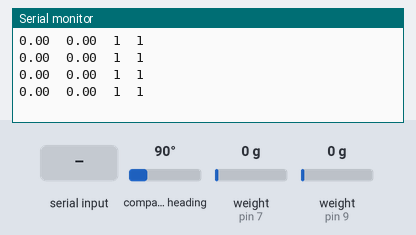
Bench run of a sketch on a simulated Arduino Uno, built with avr-gcc and run on an emulated ATmega328P. Shown: the last lines printed to the serial monitor. The test bench sets the inputs (shaded band); at power-on: compass heading 90°, weight on the scale (sensors on pin 7, pin 9) 0 g.

Above: at 4.2 s.
4.3 s: compass heading set to 7°
At 4.72 s:
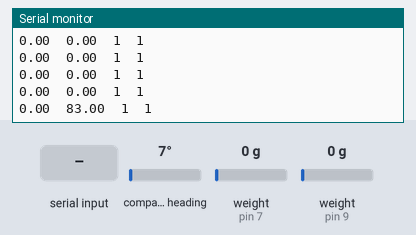
7.3 s: weight on the scale (sensor on pin 7) set to 100 g
At 7.44 s:
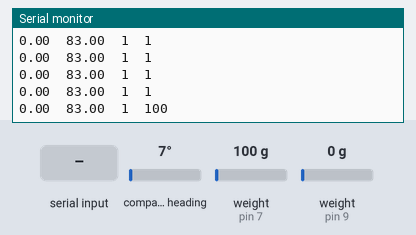
8.8 s: weight on the scale (sensor on pin 9) set to 100 g
At 8.95 s:
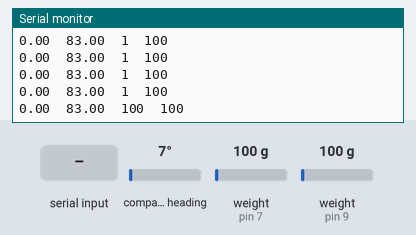
10.3 s: "0\n" received over Serial
At 10.76 s:
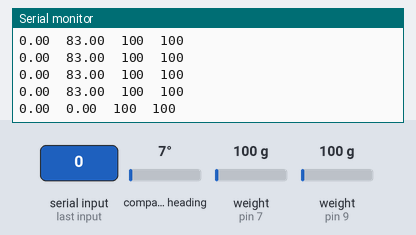
11.8 s: compass heading set to 90°
At 11.97 s:
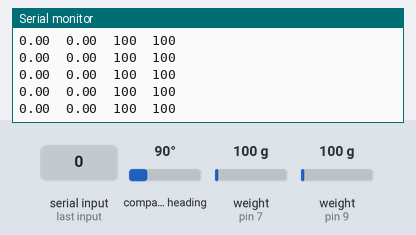
14.8 s: weight on the scale (sensor on pin 7) set to 1250 g
At 15.0 s:
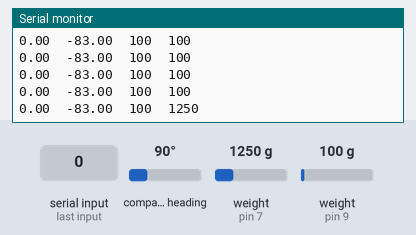
Timing chart, 0 to 17.3 s (numbered marks = the images above; inputs shaded):
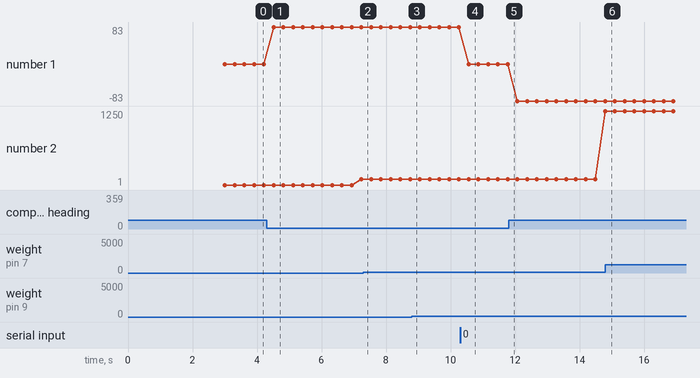

The sketch:

gyro_airpress.ino
```cpp
#include <SPI.h>
#include <Wire.h>
#include <Adafruit_Sensor.h>
#include <Adafruit_BNO055.h>
#include <utility/imumaths.h>
#include "HX711.h"
const int AIRPRESS_1_DAT = 9;
const int AIRPRESS_1_CLK = 8;
const int AIRPRESS_2_DAT = 7;
const int AIRPRESS_2_CLK = 6;

/* Set the delay between fresh samples */
#define BNO055_SAMPLERATE_DELAY_MS (100)

// Check I2C device address and correct line below (by default address is 0x29 or 0x28)
//                                   id, address
Adafruit_BNO055 bno = Adafruit_BNO055(55, 0x28);

double pitch_bias = 0;
double yaw_bias = 0;
double initial_yaw = 0;
double initial_pitch = 0;
//
HX711 scale1;
HX711 scale2;
char data[100];

int sign(double x) {
  int value = 0;
  if (x > 0)
    value = 1;
  else if (x < 0)
    value = -1;

  return value;
}

static void Sensor_setup()
{
  /* Initialise the sensor */
  if (!bno.begin())
  {
    /* There was a problem detecting the BNO055 ... check your connections */
    Serial.print("Ooops, no BNO055 detected ... Check your wiring or I2C ADDR!");
    while (1);
  }

  delay(1000);

  bno.setExtCrystalUse(true);
}

void setup() {
  Serial.begin(9600);
  Sensor_setup();

  /* Get a new sensor event */
  imu::Quaternion quat = bno.getQuat();
  double ysqr = quat.y() * quat.y();

  // pitch (y-axis rotation)
  double t2 = +2.0 * (quat.w() * quat.y() - quat.x() * quat.z());
  t2 = t2 > 1.0 ? 1.0 : t2;
  t2 = t2 < -1.0 ? -1.0 : t2;
  pitch_bias = asin(t2) * 180 / PI;

  // yaw (z-axis rotation)
  double t3 = +2.0 * (quat.w() * quat.z() + quat.x() * quat.y());
  double t4 = +1.0 - 2.0 * (ysqr + quat.z() * quat.z());
  yaw_bias = atan2(t3, t4) * 180 / PI;

  // Air press
  scale1.begin(AIRPRESS_1_DAT, AIRPRESS_1_CLK);
  scale1.set_scale(386.3);
  scale1.tare();
  scale2.begin(AIRPRESS_2_DAT, AIRPRESS_2_CLK);
  scale2.set_scale(386.3);
  scale2.tare();
}

void loop()
{
  /* Get a new sensor event */
  imu::Quaternion quat = bno.getQuat();
  double ysqr = quat.y() * quat.y();

  //  // roll (x-axis rotation)
  //  double t0 = +2.0 * (quat.w() * quat.x() + quat.y() * quat.z());
  //  double t1 = +1.0 - 2.0 * (quat.x() * quat.x() + ysqr);
  //  double roll = atan2(t0, t1) * 180 / PI;

  // pitch (y-axis rotation)
  double t2 = +2.0 * (quat.w() * quat.y() - quat.x() * quat.z());
  t2 = t2 > 1.0 ? 1.0 : t2;
  t2 = t2 < -1.0 ? -1.0 : t2;
  double pitch = asin(t2) * 180 / PI;

  // yaw (z-axis rotation)
  double t3 = +2.0 * (quat.w() * quat.z() + quat.x() * quat.y());
  double t4 = +1.0 - 2.0 * (ysqr + quat.z() * quat.z());
  double yaw = atan2(t3, t4) * 180 / PI;

  //  roll -= roll_bias;
  pitch -= pitch_bias;
  yaw -= yaw_bias;

  // //If you wanna adjust from -180 to 180, uncomment the following code
  //
  //  while (abs(roll) > 180) {
  //    roll -= sign(roll) * 360;
  //  }
  //
  //  while (abs(pitch) > 180) {
  //    pitch -= sign(pitch) * 360;
  //  }
  //
  //  while (abs(yaw) > 180) {
  //    yaw -= sign(yaw) * 360;
  //  }

  // 姿勢の初期化：Unity側から"0"を受け取ると，その姿勢を原点とした角度に設定
   if ( Serial.available() ) {
    char mode = Serial.read();
    switch (mode) {
      case '0' :
        initial_pitch = pitch;
        initial_yaw = yaw;
        break;
      default:
        break;
    }
  }
  pitch = pitch - initial_pitch;
  yaw = yaw - initial_yaw;
  //角度補正（１８０度地点の調整）
  if(pitch > 180){
    pitch = pitch - 360;
  }else if(pitch < -180){
    pitch = pitch + 360;
  }
  if(yaw > 180){
    yaw = yaw - 360;
  }else if(yaw < -180){
    yaw = yaw + 360;
  }

  /* New line for the next sample */
  Serial.println("");
  Serial.print(pitch);
  Serial.print("\t");
  Serial.print(yaw);
  Serial.print("\t");


  // Air press
  if (scale1.is_ready()) {
    long reading1 = scale1.get_units();
    //sprintf(data, "%d", reading1);
    if(reading1==0){
      Serial.print(1);    //0で割り算できないのを防ぐ
    }
    else{
      Serial.print(reading1);
    }
  }
  Serial.print("\t");
  if (scale2.is_ready()) {
    long reading2 = scale2.get_units();
    //sprintf(data, "%d",  reading2);
    if(reading2==0){
      Serial.print(1);    //0で割り算できないのを防ぐ
    }
    else{
      Serial.print(reading2);
    }
  }
  Serial.print("\n");

  delay(100);
}
```

Measured:
- after the input at 4.3 s, the serial monitor: prints a new line after 0.21 s (image 1)
- after the input at 10.3 s, the serial monitor: prints a new line after 0.26 s (image 4)
- plotted number 1: 0 → 83 after the input at 4.3 s, 0 → -83 after the input at 11.8 s
- plotted number 2: 1 → 100 after the input at 4.3 s, 100 → 1250 after the input at 11.8 s
